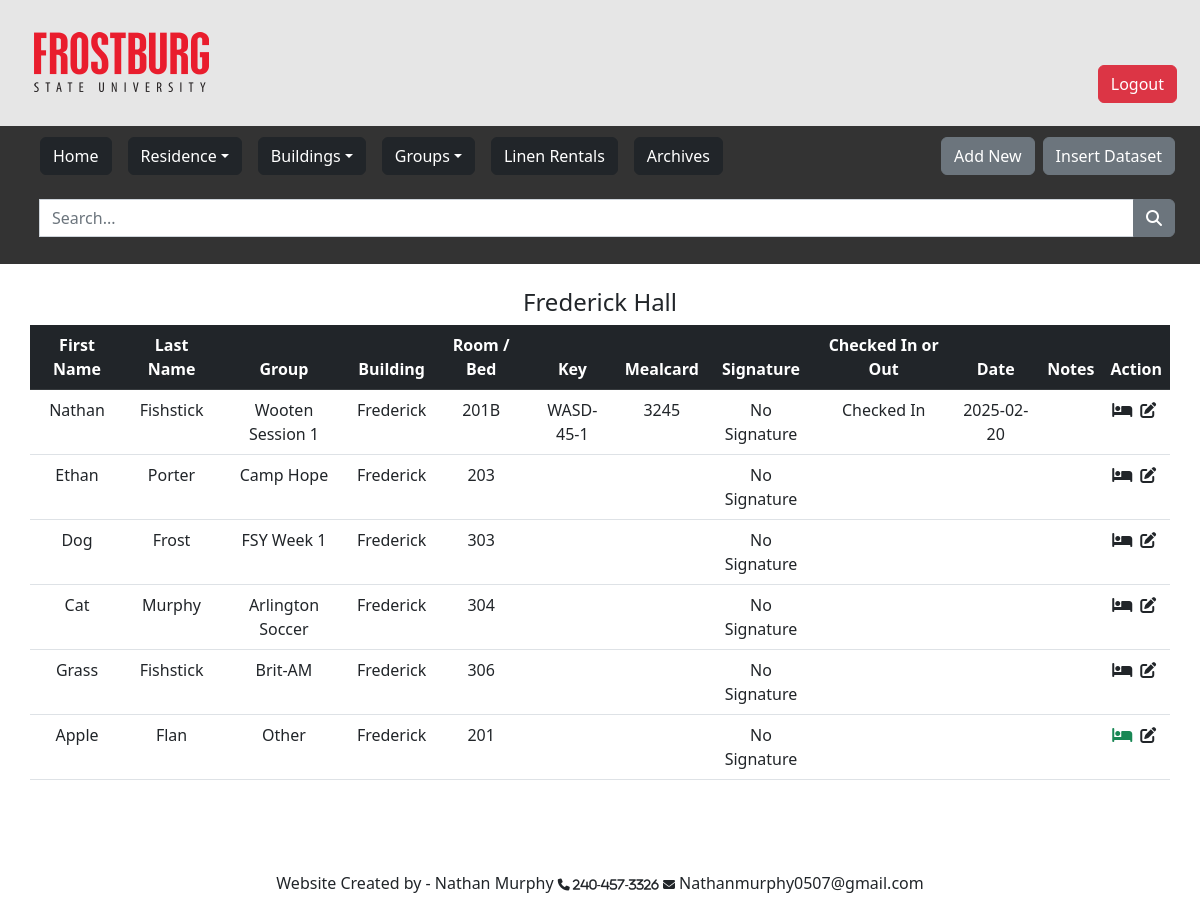
The page /homepage.php?building=Frederick on the database its author committed.
### tables this page shows
CREATE TABLE `linens` (
  `id` int(11) NOT NULL,
  `resident_id` int(11) DEFAULT NULL,
  `first_name` varchar(255) DEFAULT NULL,
  `last_name` varchar(255) DEFAULT NULL,
  `building` varchar(255) DEFAULT NULL,
  `room` varchar(255) DEFAULT NULL,
  `group` varchar(255) DEFAULT NULL,
  `linen_type` varchar(255) DEFAULT NULL,
  `linen_quantity` varchar(255) DEFAULT NULL,
  `linen_cost` varchar(255) DEFAULT NULL,
  `linen_date_rented` date DEFAULT NULL,
  `linen_date_returned` date DEFAULT NULL
);

### homepage.php (the view, shortened to what this page needs)
<?php
include "db_conn.php";
$search = "";
$filter = isset($_GET['filter']) ? $_GET['filter'] : "";
$building = isset($_GET['building']) ? $_GET['building'] : "";
$group = isset($_GET['group']) ? $_GET['group'] : "";
if (isset($_GET['search'])) {
    $search = mysqli_real_escape_string($conn, $_GET['search']);
    $sql = "SELECT co.*, l.linen_date_rented FROM `checkin-out` co
            LEFT JOIN `linens` l ON co.id = l.resident_id
            WHERE (co.first_name LIKE '%$search%' OR
                   co.last_name LIKE '%$search%' OR
                   co.building LIKE '%$search%' OR
                   co.room LIKE '%$search%' OR
                   co.key_number LIKE '%$search%' OR
                   co.`group` LIKE '%$search%' OR
                   co.mealcard LIKE '%$search%' OR
                   co.checkin_signature LIKE '%$search%' OR
                   co.Checked_in_out LIKE '%$search%' OR
                   co.Date LIKE '%$search%')";
    if ($filter === 'checkedin') {
        $sql .= " AND co.Checked_in_out = 'Checked In'";
    } elseif ($filter === 'checkedout') {
        $sql .= " AND co.Checked_in_out = 'Checked Out'";
    }
    if (!empty($building)) {
        $sql .= " AND co.building = '$building'";
    }
    if (!empty($group)) {
        $sql .= " AND co.`group` = '$group'";
    }
} else {
    $sql = "SELECT co.*, l.linen_date_rented FROM `checkin-out` co
            LEFT JOIN `linens` l ON co.id = l.resident_id
            WHERE 1=1";
    if (!empty($building)) {
        $sql .= " AND co.building = '$building'";
    }
}
$result = mysqli_query($conn, $sql);
function highlight_search_result($text, $search) {
    return $text;
}
?>
<!DOCTYPE html>
<html lang="en">
<head>
    <link rel="stylesheet" href="homepage.css">
    <link href="https://cdn.jsdelivr.net/npm/bootstrap@5.2.3/dist/css/bootstrap.min.css" rel="stylesheet">
    <link rel="stylesheet" href="https://cdnjs.cloudflare.com/ajax/libs/font-awesome/6.4.0/css/all.min.css" />
</head>
<body>
<div class="header">
    <div>
     <a href="https://www.frostburg.edu/">
        <img alt="Frostburg State University" style="transform: translate(20px,20px);" src="src/FSU-logo.png">
        </a>
    </div>
    <div class="logout_button">
        <a href="logout.php" class="dropbtn btn btn-danger"> Logout </a>
    </div>
</div>
<div class="topnavbar">
    <ul>
        <li><a href="home.php" class="btn btn-dark mx-2 mt-2 mb-2">Home</a></li>
        <li class="dropdown mb-2">
            <a href="javascript:void(0)" class="dropbtn btn btn-dark mx-2 mt-2 mb-2 dropdown-toggle">Residence</a>
        </li>
        <li class="dropdown">
            <a href="javascript:void(0)" class="dropbtn btn btn-dark mx-2 mt-2 mb-2 dropdown-toggle">Buildings</a>
        </li>
        <li class="dropdown">
            <a href="javascript:void(0)" class="dropbtn btn btn-dark mx-2 mt-2 mb-2 dropdown-toggle">Groups</a>
        </li>
        <li><a href="linen.php" class="dropbtn btn btn-dark mx-2 mt-2 mb-2">Linen Rentals</a></li>
        <li><a href="Archives.php" class="btn btn-dark mx-2 mt-2 mb-2">Archives</a></li>
        <div class="right_buttons">
            <li><a href="add_new.php" class="btn btn-secondary my-2 mx-2"> Add New </a></li>
            <li><a href="import.php" class="btn btn-secondary my-2"> Insert Dataset </a></li>
        </div>
        <form method="get">
            <div class="input-group">
                <input type="text" class="form-control" placeholder="Search..." id="searchInput" name="search" value="<?= htmlspecialchars($search) ?>">
                <button type="submit" class="btn btn-secondary"><i class="fa-solid fa-search"></i></button>
            </div>
        </form>
    </ul>
</div>
    <div class="column middle mt-4">
        <table class="table table-hover text-center">
        <h4>
            <?php
            if ($filter === 'checkedin') {
                echo "Checked In Residence";
            } elseif ($filter === 'checkedout') {
                echo "Checked Out Residence";
            } elseif (!empty($building)) {
                echo "{$building} Hall";
            } elseif (!empty($group)) {
                echo "{$group} Group";
            } else {
                echo "All Residence";
            }
            ?>
        </h4>
            <thead class="table-dark">
                <tr>
                    <th scope="col">First Name</th>
                    <th scope="col">Last Name</th>
                    <th scope="col">Group</th>
                    <th scope="col">Building</th>
                    <th scope="col">Room / Bed</th>
                    <th scope="col">Key</th>
                    <th scope="col">Mealcard</th>
                    <th scope="col">Signature</th>
                    <th scope="col">Checked In or Out</th>
                    <th scope="col">Date</th>
                    <th scope="col">Notes</th>
                    <th scope="col">Action</th>
                </tr>
            </thead>
            <tbody style="background-color:#ffffff">
                <?php while ($row = mysqli_fetch_assoc($result)): ?>
                <tr>
                    <td><?php echo highlight_search_result($row['first_name'], $search); ?></td>
                    <td><?php echo highlight_search_result($row['last_name'], $search); ?></td>
                    <td><?php echo highlight_search_result($row['group'], $search); ?></td>
                    <td><?php echo highlight_search_result($row['building'], $search); ?></td>
                    <td><?php echo highlight_search_result($row['room'], $search); ?></td>
                    <td><?php echo highlight_search_result($row['key_number'], $search); ?></td>
                    <td><?php echo highlight_search_result($row['mealcard'], $search); ?></td>
                    <td>
                        <?php if (!empty($row['checkin_signature'])): ?>
                            <img src="<?php echo htmlspecialchars($row['checkin_signature']); ?>" alt="Signature" class="signature-image">
                        <?php else: ?>
                            No Signature
                        <?php endif; ?>
                    </td>
                    <td><?php echo highlight_search_result($row['Checked_in_out'], $search); ?></td>
                    <td><?php echo highlight_search_result($row['Date'], $search); ?></td>
                    <td>
                    </td>
                    <td>
                        <a href="edit_linen.php?id=<?php echo $row['id']; ?>"><i class="fa-solid fa-bed <?php echo !empty($row['linen_date_rented']) ? 'text-success' : 'link-dark';?>"></i></a>
                        <a href="edit.php?id=<?php echo $row['id']; ?>"><i class="fa-solid fa-pen-to-square link-dark mx-1"></i></a>
                    </td>
                </tr>
                <?php endwhile; ?>
            </tbody>
        </table>
    </div>
    <div class="footer">
        <p>Website Created by - Nathan Murphy <i class="fa fa-phone" style="font-size:12px"> 240-457-3326 </i> <i class="fa fa-envelope" style="font-size:12px"></i> Nathanmurphy0507@gmail.com </p>
    </div>
</body>
</html>

### homepage.css (style rules this page uses)
body { background: url(src/red-main.jpg) no-repeat fixed; background-size: cover; background-color: #a90b00; }
.header { background-color: #e6e6e6; color: rgb(0, 0, 0); padding: 8px; text-align: justify end; }
.topnavbar { margin-bottom: 5px; padding: 3px 0; background-color: #333; }
ul { list-style-type: none; margin: 0; padding: 0; background-color: #333; }
li { float: left; padding: 0; margin: 0; }
li a, .dropbtn { display: inline-block; color: white; text-align: center; padding: 14px 16px; text-decoration: none; }
li.dropdown { display: inline-block; position: relative; }
li a, .dropbtn { display: inline-block; color: white; text-align: center; padding: 14px 16px; text-decoration: none; outline: none; }
.column.middle { margin: auto; text-align: center; width: 95%; }
header, .logout_button { text-align: right; display: flex-end; margin-top: -55px; margin-right: 15px; margin-bottom: 15px; }
.right_buttons { float: right; display: flex; margin-right: 25px; }
topnavbar, .input-group { display: flex; justify-content: center; padding: 8px; padding-right: 25px; }
.footer { text-align: center; padding: 75px; }

### rows shown on the page
checkin-out: first_name "Nathan", last_name "Fishstick", group "Wooten Session 1", building "Frederick", room "201B", key_number "WASD-45-1", mealcard "3245", shows "No Signature", Checked_in_out "Checked In", Date "2025-02-20"
checkin-out: first_name "Ethan", last_name "Porter", group "Camp Hope", building "Frederick", room "203", shows "No Signature"
checkin-out: first_name "Dog", last_name "Frost", group "FSY Week 1", building "Frederick", room "303", shows "No Signature"
checkin-out: first_name "Cat", last_name "Murphy", group "Arlington Soccer", building "Frederick", room "304", shows "No Signature"
checkin-out: first_name "Grass", last_name "Fishstick", group "Brit-AM", building "Frederick", room "306", shows "No Signature"
linens: resident.first_name "Apple", resident.last_name "Flan", resident.group "Other", resident.building "Frederick", resident.room "201"

### other values the page prints
$building "Frederick"
